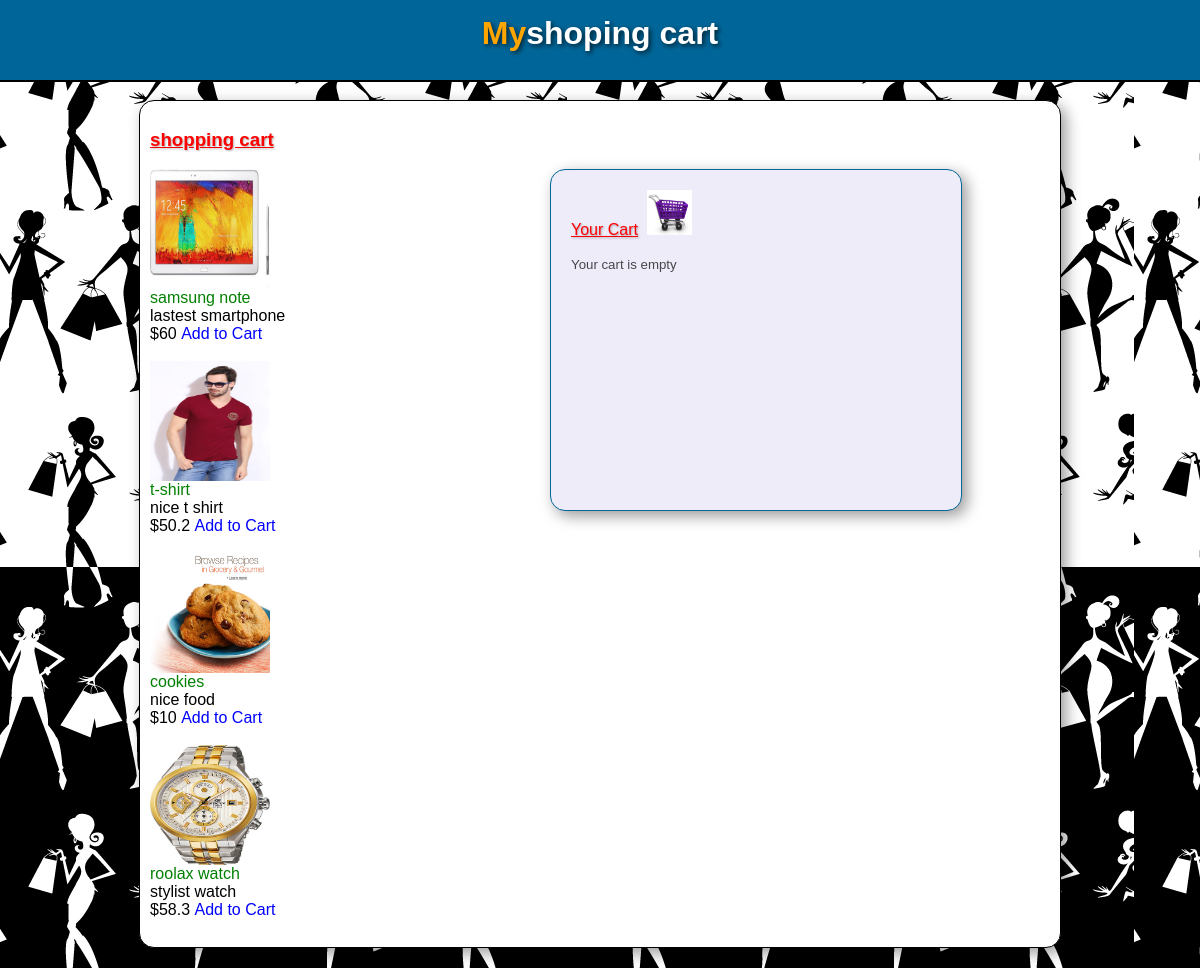
The page / on the database its author committed.
### tables this page shows
CREATE TABLE `kart` (
  `id` int(11) NOT NULL,
  `image` varchar(32) NOT NULL,
  `name` varchar(32) NOT NULL,
  `desc` text NOT NULL,
  `price` float NOT NULL,
  `quantity` int(11) NOT NULL,
  `shipping` float NOT NULL
);

### cart.php (the view, shortened to what this page needs)
<?php
	function display_product(){
		$q = mysql_query("SELECT `id`, `image`, `name`, `desc`, `price` FROM kart WHERE `quantity` > 0 ");
		while($fetch = mysql_fetch_assoc($q)){
			echo '<img src="images/'.$fetch['image'].'" width="120" height="120"/> <br /><span id="name">'.$fetch['name']. '</span><br />'.$fetch['desc'].'<br />$'.$fetch['price'].' <a href="cart.php?add='.$fetch['id'].'">Add to Cart</a><br /><br />';
		}
	}
	function product(){
	$net_payment =0;
		if($net_payment == 0){
		echo "<h5>Your cart is empty</h5>";
		}
	}
?>

### index.php (shortened to what this page needs)
<?php include('cart.php'); ?>
<html>
	<head>
		<link rel="stylesheet" href="css/main.css" type = "text/css" />
	</head>
	<body style="background-image:url('images/Black-and-white-girls-pattern-[Converted].jpg')">
	<header id="heading">
	<h1><span id="color_me">My</span>shoping cart</h1></header><br />
		<div id="main_div">
			<br />
				<h3>shopping cart</h3><br />
			<div id="division">
			<section id="main_section">
				<?php display_product();?>
			</section>
			<aside id="side">
				<span class="your_cart">Your Cart</span>&nbsp;&nbsp;<img src="images/t.png"  height="45" width="45" /><br /><br />
				<?php product(); ?>
			</aside>
			</div>
		</div>
	</body>
</html>

### css/main.css (style rules this page uses)
* { margin: 0px; padding: 0px; }
body { font-family: Arial; }
#main_div { margin: 0px auto; margin-bottom: 20px; padding: 10px 10px; width: 900px; border: 1px solid black; border-radius: 15px; background-color:#fff; box-shadow:5px 5px 15px rgba(0,0,0,0.4); }
#main_section { width: 400px; }
#division { display:-webkit-box; display:-moz-box; -webkit-box-orient:horizontal; -moz-box-orient:horizontal; }
#side { border: 1px solid #069; border-radius: 15px; width: 370px; padding: 20px; height: 300px; box-shadow:5px 5px 15px rgba(0,0,0,0.4); background-color:#edecf8; }
h1 { text-shadow: 2px 2px 5px rgba(0,0,0,0.7); }
#heading { text-align: center; background:#069; margin-top:0px; padding-top:15px; height:65px; color:#FFF; border-bottom:2px solid #000; }
h3, .your_cart { text-decoration: underline; color: red; text-shadow: 1px 1px 2px rgba(0,0,0,0.3); }
#color_me { color:orange; }
#name { color: green; }
a { text-decoration: none; color: blue; font-family:Arial, Helvetica, sans-serif; }
h5 { font-weight:normal; color:rgba(0,0,0,0.7); }

### rows shown on the page
kart: image (picture), name "samsung note", desc "lastest smartphone", price "60"
kart: image (picture), name "t-shirt", desc "nice t shirt", price "50.2"
kart: image (picture), name "cookies", desc "nice food", price "10"
kart: image (picture), name "roolax watch", desc "stylist watch", price "58.3"
